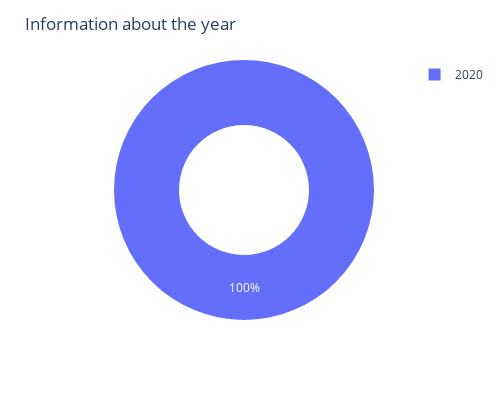

Notebook cell for this chart:
### Code cell
fg = df['year'].value_counts()
fd = fg.values
gh = fg.index
dc = px.pie(df,values=fd,names=gh,hole=0.5)
dc.update_layout(width=500,height=400,title='Information about the year')
dc.show()

### Figure 1 — Plotly figure (JSON) as saved in the notebook; plotly's stock layout.template omitted (floating-point values rounded to 4 significant figures)
{"data": [{"domain": {"x": [0, 1], "y": [0, 1]}, "hole": 0.5, "hovertemplate": "label=%{label}<br>value=%{value}<extra></extra>", "labels": [2020], "legendgroup": "", "name": "", "showlegend": true, "type": "pie", "values": [267]}], "layout": {"height": 400, "legend": {"tracegroupgap": 0}, "margin": {"t": 60}, "title": {"text": "Information about the year"}, "width": 500}}
